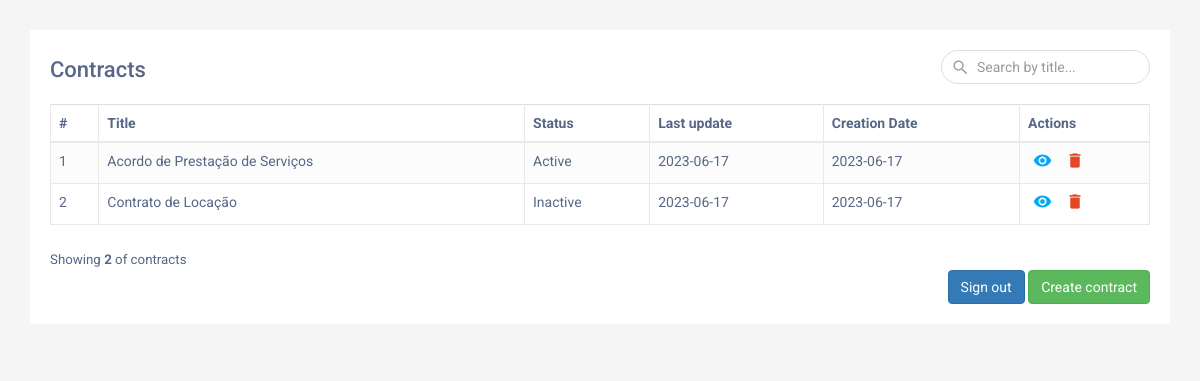
The app's page /contratos/ (signed in) with its own data.
### contratos/models.py (models this page shows, shortened)
class Contrato(models.Model) :
    STATUS_CHOICES = (
        ('Active', 'Active'),
        ('Inactive', 'Inactive'),
    )
    status = models.CharField(max_length=10, choices=STATUS_CHOICES, default='Active')
    user = models.ForeignKey(CustomUser, on_delete=models.CASCADE)
    contract_title = models.CharField(max_length=255)
    involved_parties = models.TextField()
    validity_start_date = models.DateField()
    validity_end_date = models.DateField()
    specific_clauses = models.TextField()
    description = models.TextField()
    ultima_atualizacao = models.DateTimeField(auto_now=True)
    creation_date = models.DateTimeField(default=datetime.datetime.now) #  campo preenchido com a data e hora
    attachment = models.FileField(upload_to='attachments/', default='temp.pdf')

### contratos/views.py (the view)
# urls.py: path('', views.contract_list, name='contract_list'),
@login_required
def contract_list(request) :
    today = date.today()
    alertas = Alerta.objects.filter(data_alerta=today)
    for alerta in alertas:
        messages.info(request, f"Alerta de Prazo: {alerta.contrato.contract_title}") # adiciona msg no objeto render
    search_query = request.GET.get('search', '')   # variavel e definida obtendo o valor do parâmetro de consulta
    contratos = Contrato.objects.filter(user=request.user, contract_title__icontains=search_query)
    return render(request, 'contratos/contract_list.html', {'contratos' : contratos, 'search_query' : search_query})

### Contrakt/contratos/templates/contratos/contract_list.html (shortened to what this page needs)
<!DOCTYPE html>
<html lang="en">
<head>
    <link rel="stylesheet" href="https://maxcdn.bootstrapcdn.com/bootstrap/3.3.7/css/bootstrap.min.css">
</head>
<body>
    <div class="container">
        <div class="table-responsive">
            <div class="table-wrapper">
                <div class="table-title">
                    <div class="row">
                        <div class="col-sm-8">
                            <h2>Contracts</h2>
                        </div>
                        <div class="col-sm-4">
                            <div class="search-box">
                                <i class="material-icons">&#xE8B6;</i>
                                <input type="text" class="form-control" placeholder="Search by title..." name="search" id="searchInput">
                            </div>
                        </div>
                    </div>
                </div>
                <table class="table table-striped table-hover table-bordered">
                    <thead>
                        <tr>
                            <th>#</th>
                            <th>Title</th>
                            <th>Status</th>
                            <th>Last update</th>
                            <th>Creation Date</th>
                            <th>Actions</th>
                        </tr>
                    </thead>
                    <tbody>
                        {% for contrato in contratos %}
                        <tr>
                            <td>{{ forloop.counter }}</td>
                            <td>{{ contrato.contract_title }}</td>
                            <td>{{ contrato.status }}</td>
                            <td>{{ contrato.ultima_atualizacao|date:'Y-m-d' }}</td>
                            <td>{{ contrato.creation_date|date:'Y-m-d' }}</td>
                            <td>
                                <a href="{% url 'contratos:contract_information' contrato.id %}" class="view" title="View" data-toggle="tooltip"><i class="material-icons">&#xE417;</i></a>
                                <a href="#" class="delete" data-contract-id="{{ contrato.id }}" title="Delete" data-toggle="tooltip"><i class="material-icons">&#xE872;</i></a>
                            </td>
                        </tr>
                        {% endfor %}
                    </tbody>
                </table>
                <div class="clearfix">
                    <div class="hint-text">Showing <b>{{ contratos|length }}</b> of <b>{{ total_contratos }}</b> contracts</div>
                </div>
                <div class="text-right">
                    <form action="{% url 'contratos:logout' %}" method="POST" style="display: inline;">
                        <button type="submit" class="btn btn-primary">Sign out</button>
                    </form>
                    <a href="http://127.0.0.1:8000/contratos/form/" class="btn btn-success">Create contract</a>
                </div>
            </div>
        </div>
    </div>
</body>
</html>

### Contrakt/contratos/templates/contratos/contract_list.html (style rules this page uses)
body { color: #566787; background: #f5f5f5; font-family: 'Roboto', sans-serif; }
.table-responsive { margin: 30px 0; }
.table-wrapper { min-width: 1000px; background: #fff; padding: 20px; box-shadow: 0 1px 1px rgba(0,0,0,.05); }
.table-title { padding-bottom: 10px; margin: 0 0 10px; }
.table-title h2 { margin: 8px 0 0; font-size: 22px; }
.search-box { position: relative; float: right; }
.search-box input { height: 34px; border-radius: 20px; padding-left: 35px; border-color: #ddd; box-shadow: none; }
.search-box i { color: #a0a5b1; position: absolute; font-size: 19px; top: 8px; left: 10px; }
table.table tr th, table.table tr td { border-color: #e9e9e9; }
table.table-striped tbody tr:nth-of-type(odd) { background-color: #fcfcfc; }
table.table td:last-child { width: 130px; }
table.table td a { color: #a0a5b1; display: inline-block; margin: 0 5px; }
table.table td a.view { color: #03A9F4; }
table.table td a.delete { color: #E34724; }
table.table td i { font-size: 19px; }
.hint-text { float: left; margin-top: 6px; font-size: 95%; }

### records on screen
Contrato: contract_title "Acordo de Prestação de Serviços", status "Active", ultima_atualizacao "2023-06-17", creation_date "2023-06-17"
Contrato: contract_title "Contrato de Locação", status "Inactive", ultima_atualizacao "2023-06-17", creation_date "2023-06-17"

### other values on screen
{{ contratos|length }} "2"
